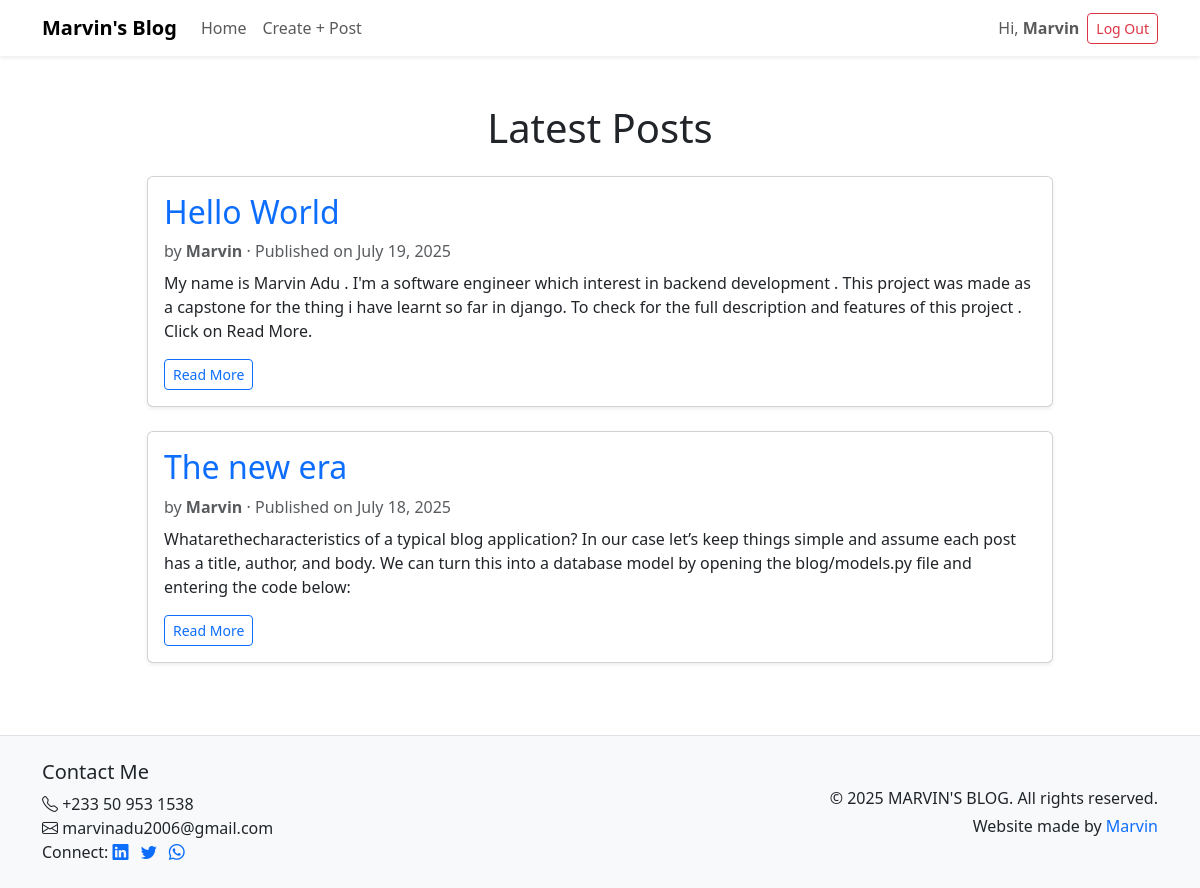
The app's page / (signed in) with its own data.
### blog/models.py (models this page shows, shortened)
class Post(models.Model):
    title = models.CharField(max_length=200)
    author = models.ForeignKey('auth.User',on_delete=models.CASCADE)
    summary = models.CharField(max_length=400)
    body = models.TextField()
    created_at = models.DateTimeField(auto_now_add=True)

### blog/views.py (the view)
# urls.py: path('',views.BlogListView.as_view(),name='home')
class BlogListView(ListView):
    model = Post
    template_name = 'home.html'
    context_object_name = 'blog'
    ordering = ['-created_at']

### templates/home.html (shortened to what this page needs)
{% extends 'base.html' %}
{% block content %}
<div class="container mt-5">
    <div class="row justify-content-center">
        <div class="col-md-10">
            <h1 class="mb-4 text-center">Latest Posts</h1>
            {% for post in blog %}
            <div class="card mb-4 shadow-sm">
                <div class="card-body">
                    <a href="{% url 'detail' post.pk %}" class="custom-link">
                        <h2 class="card-title">{{ post.title }}</h2>
                    </a>
                    <p class="text-muted mb-2">
                        by <strong>{{ post.author.username }}</strong> &middot; Published on {{ post.created_at|date:"F j, Y" }}
                    </p>
                    <p class="card-text">{{ post.summary }}</p>
                    <a href="{% url 'detail' post.pk %}" class="btn btn-outline-primary btn-sm">Read More</a>
                </div>
            </div>
            {% empty %}
            <div class="alert alert-info text-center">
                No posts yet. Be the first to <a href="{% url 'create' %}">create one</a>!
            </div>
            {% endfor %}
        </div>
    </div>
</div>
{% endblock content %}

### templates/base.html (shortened to what this page needs)
<!DOCTYPE html>
<html lang="en">
<head>
    <link href="https://cdn.jsdelivr.net/npm/bootstrap@5.3.3/dist/css/bootstrap.min.css" rel="stylesheet">
</head>
<body>
    <nav class="navbar navbar-expand-lg navbar-light bg-white shadow-sm mb-4">
        <div class="container">
            <a class="navbar-brand fw-bold" href="{% url 'home' %}">Marvin's Blog</a>
            <div class="collapse navbar-collapse" id="navbarBlog">
                <ul class="navbar-nav me-auto mb-2 mb-lg-0">
                    <li class="nav-item">
                        <a class="nav-link" href="{% url 'home' %}">Home</a>
                    </li>
                    {% if user.is_authenticated %}
                    <li class="nav-item">
                        <a class="nav-link" href="{% url 'create' %}">Create + Post</a>
                    </li>
                    {% endif %}
                </ul>
                <ul class="navbar-nav ms-auto mb-2 mb-lg-0 align-items-lg-center">
                    {% if user.is_authenticated %}
                    <li class="nav-item d-none d-lg-block">
                        <span class="navbar-text me-2">Hi, <strong>{{ user.username }}</strong></span>
                    </li>
                    <li class="nav-item">
                        <form method="post" action="{% url 'logout' %}">
                            <button type="submit" class="btn btn-outline-danger btn-sm">Log Out</button>
                        </form>
                    </li>
                    {% else %}
                    <li class="nav-item">
                        <a class="btn btn-primary btn-sm" href="{% url 'signup' %}">Sign Up</a>
                    </li>
                    {% endif %}
                </ul>
            </div>
        </div>
    </nav>
    <div class="container">
        {% block content %}
        {% endblock content %}
    </div>
    <footer class="bg-light text-dark mt-5 py-4 border-top">
        <div class="container">
            <div class="row align-items-center">
                <div class="col-md-6 mb-3 mb-md-0">
                    <h5>Contact Me</h5>
                    <ul class="list-unstyled mb-0">
                        <li><i class="bi bi-telephone"></i> +233 50 953 1538</li>
                        <li><i class="bi bi-envelope"></i> marvinadu2006@gmail.com</li>
                        <li>
                            Connect:
                            <a href="https://www.linkedin.com/in/marvin-adu-24a24a34a/" class="link me-2" target="_blank"><i class="bi bi-linkedin"></i></a>
                            <a href="https://x.com/Marvincodes_365" class="link me-2" target="_blank"><i class="bi bi-twitter"></i></a>
                            <a href="https://wa.me/233509531538" class="link" target="_blank"><i class="bi bi-whatsapp"></i></a>
                        </li>
                    </ul>
                </div>
                <div class="col-md-6 text-md-end">
                    <p class="mb-1">&copy; 2025 MARVIN'S BLOG. All rights reserved.</p>
                    <p class="mb-0">Website made by <a href="#" class="link">Marvin</a></p>
                </div>
            </div>
        </div>
    </footer>
    <link rel="stylesheet" href="https://cdn.jsdelivr.net/npm/bootstrap-icons@1.11.3/font/bootstrap-icons.css">
</body>
</html>

### templates/base.html (style rules this page uses)
.custom-link { text-decoration: none; }
.link { text-decoration: none; }

### records on screen
Post: title "Hello World", author.username "Marvin", created_at "July 19, 2025", summary "My name is Marvin Adu . I'm a software engineer which interest in backend development . This project was made as a capstone for the thing i have learnt so far in django. To check for the full description and features of this project . Click on Read More."
Post: title "The new era", author.username "Marvin", created_at "July 18, 2025", summary "Whatarethecharacteristics of a typical blog application? In our case let’s keep things simple and assume each post has a title, author, and body. We can turn this into a database model by opening the blog/models.py file and entering the code below:"

### other values on screen
{{ user.username }} "Marvin"
